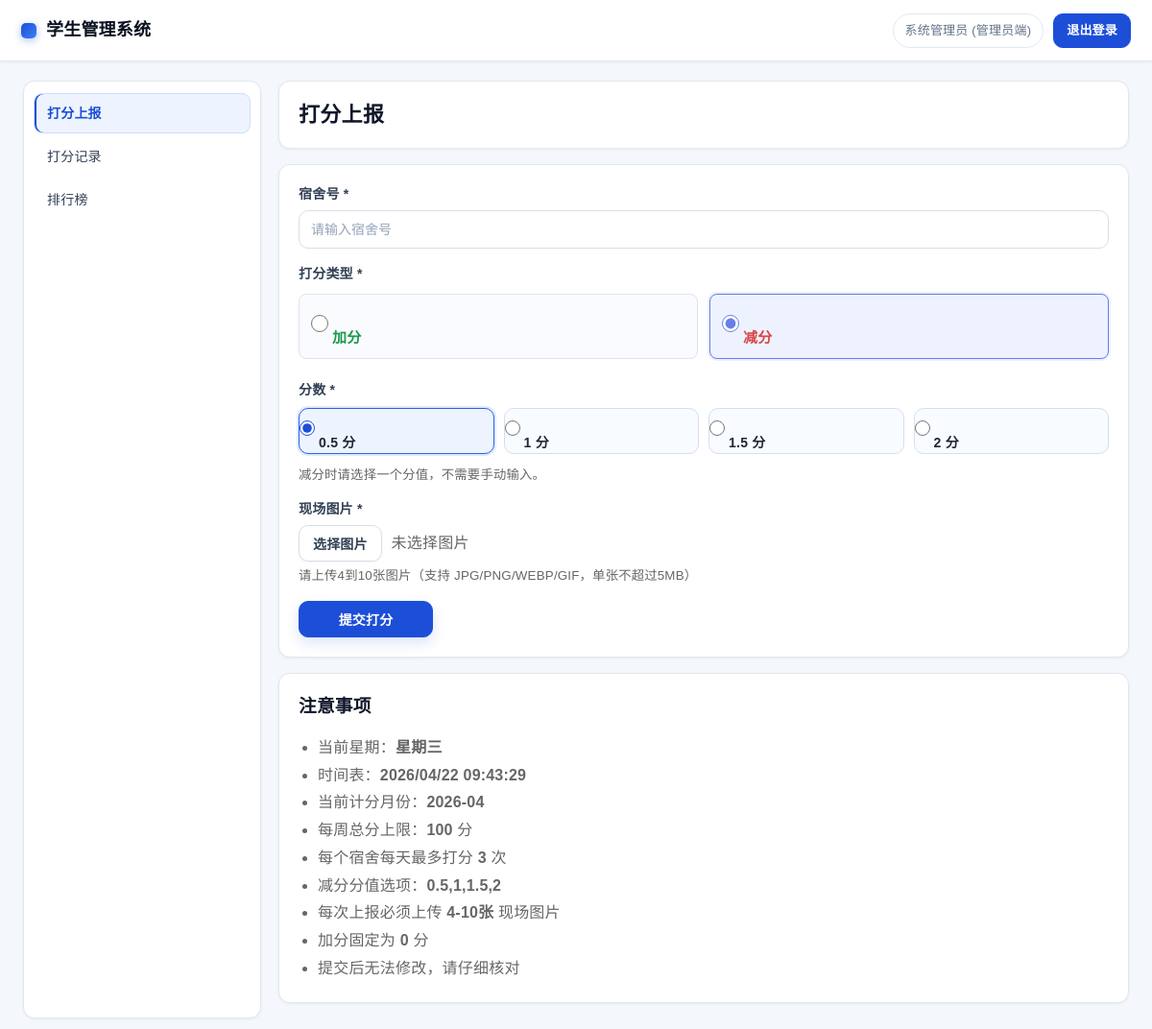
The page /inspector/index.php (signed in) on the database its author committed.
### tables this page shows
CREATE TABLE `settings` (
  `id` INT UNSIGNED NOT NULL AUTO_INCREMENT,
  `setting_key` VARCHAR(50) NOT NULL COMMENT '设置键',
  `setting_value` TEXT COMMENT '设置值',
  `description` VARCHAR(200) COMMENT '描述',
  `updated_at` DATETIME NOT NULL DEFAULT CURRENT_TIMESTAMP ON UPDATE CURRENT_TIMESTAMP,
  PRIMARY KEY (`id`),
  UNIQUE KEY `uk_setting_key` (`setting_key`)
);

### includes/auth.php (called while the page is built, shortened)
<?php
require_once __DIR__ . '/security.php';
require_once __DIR__ . '/functions.php';
function isLoggedIn() {
    return isset($_SESSION['user_id']) && !empty($_SESSION['user_id']);
}
function getCurrentUser() {
    return [
        'id' => $_SESSION['user_id'],
        'username' => $_SESSION['username'],
        'real_name' => $_SESSION['real_name'],
        'role' => $_SESSION['user_role']
    ];
}

### includes/db.php (called while the page is built, shortened)
<?php
class Database {
    private static $instance = null;
    private $pdo;
    private function __construct() {
        try {
            $dsn = "mysql:host=" . DB_HOST . ";dbname=" . DB_NAME . ";charset=" . DB_CHARSET;
            $options = [
                PDO::ATTR_ERRMODE => PDO::ERRMODE_EXCEPTION,
                PDO::ATTR_DEFAULT_FETCH_MODE => PDO::FETCH_ASSOC,
                PDO::ATTR_EMULATE_PREPARES => false,
            ];
            $this->pdo = new PDO($dsn, DB_USER, DB_PASS, $options);
        } catch (PDOException $e) {
            die('数据库连接失败: ' . $e->getMessage());
        }
    }
    public static function getInstance() {
        if (self::$instance === null) {
            self::$instance = new self();
        }
        return self::$instance;
    }
    public function query($sql, $params = []) {
        $stmt = $this->pdo->prepare($sql);
        $stmt->execute($params);
        return $stmt;
    }
    public function fetch($sql, $params = []) {
        return $this->query($sql, $params)->fetch();
    }
}
function db() {
    return Database::getInstance();
}

### includes/functions.php (called while the page is built, shortened)
<?php
function h($string) {
    return htmlspecialchars($string, ENT_QUOTES, 'UTF-8');
}
function getSetting($key, $default = null) {
    $result = db()->fetch("SELECT setting_value FROM settings WHERE setting_key = ?", [$key]);
    return $result ? $result['setting_value'] : $default;
}
function isValidMonthKey($period) {
    return is_string($period) && preg_match('/^\d{4}-(0[1-9]|1[0-2])$/', $period);
}
function getCurrentMonthPeriod() {
    $period = trim((string) getSetting('current_month', ''));
    return $period;
}
function getSiteName() {
    try {
        $siteName = trim((string) getSetting('site_name', SITE_NAME));
    } catch (Exception $e) {
        $siteName = SITE_NAME;
    }
    return strlen($siteName) > 60 ? substr($siteName, 0, 60) : $siteName;
}
function getDailyLimit() {
    return intval(getSetting('daily_limit', '3'));
}
function parseScoreOptionValues($raw) {
    $raw = str_replace([',', '，', "\r", "\n", "\t"], [',', ',', ',', ',', ','], (string) $raw);
    $parts = array_filter(array_map('trim', explode(',', $raw)), function ($item) {
        return $item !== '';
    });
    $values = [];
    foreach ($parts as $part) {
        $value = round(floatval($part), 2);
        $values[] = $value;
    }
    $values = array_values(array_unique($values, SORT_REGULAR));
    sort($values, SORT_NUMERIC);
    return $values;
}
function serializeScoreOptionValues($values) {
    $formatted = array_map(function ($value) {
        $number = round(floatval($value), 2);
        $text = number_format($number, 2, '.', '');
        return rtrim(rtrim($text, '0'), '.');
    }, $values);
    return implode(',', $formatted);
}
function getScoreOptionValues() {
    $raw = (string) getSetting('score_option_values', '0.5,1,1.5,2');
    $values = parseScoreOptionValues($raw);
    return $values;
}
function getWeeklyMaxScore() {
    $raw = getSetting('weekly_max_score', null);
    $score = floatval($raw);
    return $score > 0 ? $score : DEFAULT_SCORE;
}

### inspector/index.php (the view, shortened to what this page needs)
<?php
require_once __DIR__ . '/../includes/auth.php';
require_once __DIR__ . '/../includes/db.php';
require_once __DIR__ . '/../includes/functions.php';
require_once __DIR__ . '/../includes/template.php';
$weeklyMaxScore = getWeeklyMaxScore();
$scoreOptions = getScoreOptionValues();
$currentMonth = getCurrentMonthPeriod();
$currentWeekday = getCurrentWeekdayCn();
$currentDisplayTime = getCurrentDisplayDatetime();
$selectedScoreType = $_POST['score_type'] ?? 'subtract';
$selectedScore = round(floatval($_POST['score'] ?? ($scoreOptions[0] ?? 0.5)), 2);
renderHeader('打分上报', $pageStyles);
?>
<div class="container" style="padding-top: 20px;">
    <div style="display: flex;">
        <div class="sidebar">
            <ul class="sidebar-menu">
                <li><a href="index.php" class="active">打分上报</a></li>
                <li><a href="records.php">打分记录</a></li>
                <li><a href="ranking.php">排行榜</a></li>
            </ul>
        </div>
        <div class="main-content">
            <div class="page-header">
                <h2>打分上报</h2>
            </div>
            <div class="card">
                <form method="POST" id="scoreForm" enctype="multipart/form-data" class="score-form">
                    <div class="form-group">
                        <label for="dormitory_no">宿舍号 *</label>
                        <input type="text" id="dormitory_no" name="dormitory_no" required
                               placeholder="请输入宿舍号" value="<?= h($_POST['dormitory_no'] ?? '') ?>">
                    </div>
                    <div class="form-group">
                        <label>打分类型 *</label>
                        <div class="score-type-group">
                            <label class="score-type-option add <?= ($_POST['score_type'] ?? '') === 'add' ? 'active' : '' ?>">
                                <input type="radio" name="score_type" value="add"
                                       <?= $selectedScoreType === 'add' ? 'checked' : '' ?>>
                                <span class="score-type-text">加分</span>
                            </label>
                            <label class="score-type-option subtract <?= ($_POST['score_type'] ?? '') === 'subtract' ? 'active' : '' ?>">
                                <input type="radio" name="score_type" value="subtract"
                                       <?= $selectedScoreType === 'subtract' ? 'checked' : '' ?>>
                                <span class="score-type-text">减分</span>
                            </label>
                        </div>
                    </div>
                    <div class="form-group" id="scoreOptionsGroup" style="<?= $selectedScoreType === 'add' ? 'display:none;' : '' ?>">
                        <label for="score">分数 *</label>
                        <div class="score-option-group">
                            <?php foreach ($scoreOptions as $index => $option): ?>
                                <?php
                                $optionText = rtrim(rtrim(number_format($option, 2, '.', ''), '0'), '.');
                                $isChecked = abs($selectedScore - round(floatval($option), 2)) < 0.0001;
                                ?>
                                <label class="score-option <?= $isChecked ? 'active' : '' ?>">
                                    <input type="radio"
                                           name="score"
                                           value="<?= h($optionText) ?>"
                                           <?= $isChecked ? 'checked' : '' ?>
                                           <?= $selectedScoreType === 'subtract' && $index === 0 ? 'required' : '' ?>>
                                    <span><?= h($optionText) ?> 分</span>
                                </label>
                            <?php endforeach; ?>
                        </div>
                        <small style="color: #666;">减分时请选择一个分值，不需要手动输入。</small>
                    </div>
                    <div class="form-group">
                        <label for="images">现场图片 *</label>
                        <div class="desktop-picker-row">
                            <button type="button" class="btn btn-secondary" id="desktopPickBtn">选择图片</button>
                            <span id="selectedFilesText">未选择图片</span>
                        </div>
                        <small id="imageCountHint" style="color: #666; display: block; margin-top: 5px;">
                        </small>
                    </div>
                    <button type="submit" class="btn btn-submit">提交打分</button>
                </form>
            </div>
            <div class="card">
                <h3 style="margin-bottom: 15px;">注意事项</h3>
                <ul style="color: #666; line-height: 1.8; padding-left: 20px;">
                    <li>当前星期：<strong data-live-clock="weekday"><?= h($currentWeekday) ?></strong></li>
                    <li>时间表：<strong data-live-clock="datetime"><?= h($currentDisplayTime) ?></strong></li>
                    <li>当前计分月份：<strong><?= $currentMonth ?></strong></li>
                    <li>每周总分上限：<strong><?= $weeklyMaxScore ?></strong> 分</li>
                    <li>每个宿舍每天最多打分 <strong><?= getDailyLimit() ?></strong> 次</li>
                    <li>减分分值选项：<strong><?= h(serializeScoreOptionValues($scoreOptions)) ?></strong></li>
                    <li>每次上报必须上传 <strong>4-10张</strong> 现场图片</li>
                    <li>加分固定为 <strong>0</strong> 分</li>
                    <li>提交后无法修改，请仔细核对</li>
                </ul>
            </div>
        </div>
    </div>
</div>
<?php renderFooter(); ?>

### includes/template.php (shortened to what this page needs)
<?php
function renderHeader($title = '', $extraStyles = '') {
    $currentUser = function_exists('getCurrentUser') ? getCurrentUser() : null;
    $roleClass = $currentUser && ($currentUser['role'] ?? '') === 'admin' ? 'role-admin' : 'role-inspector';
    $siteName = function_exists('getSiteName') ? getSiteName() : SITE_NAME;
?>
<!DOCTYPE html>
<html lang="zh-CN">
<head>
</head>
<body class="<?= $roleClass ?>">
    <nav class="navbar">
        <a href="index.php" class="navbar-brand"><?= h($siteName) ?></a>
        <?php if ($currentUser): ?>
            <div class="navbar-user">
                <span>
                    <?= h($currentUser['real_name']) ?>
                    (<?= $currentUser['role'] === 'admin' ? '管理员端' : '用户端' ?>)
                </span>
                <a href="../logout.php">退出登录</a>
            </div>
        <?php endif; ?>
    </nav>
<?php
}
function renderFooter() {
?>
</body>
</html>
<?php
}

### rows shown on the page
settings: setting_value "学生管理系统"
settings: setting_value "☑ 0.5 分", setting_value "0.5", setting_value "☐ 1 分", setting_value "1", setting_value "☐ 1.5 分", setting_value "1.5", setting_value "☐ 2 分", setting_value "2", setting_value "0.5,1,1.5,2"
settings: setting_value "2026-04"
settings: setting_value "100"
settings: setting_value "3"

### other values the page prints
$currentUser['real_name'] "系统管理员"
